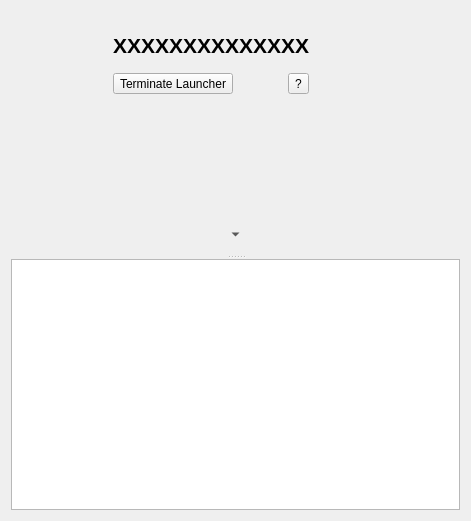
<?xml version="1.0" encoding="UTF-8"?>
<ui version="4.0">
 <class>Widget</class>
 <widget class="QWidget" name="Widget">
  <property name="geometry">
   <rect>
    <x>0</x>
    <y>0</y>
    <width>471</width>
    <height>521</height>
   </rect>
  </property>
  <layout class="QVBoxLayout" name="verticalLayout_3">|
   <item>
    <layout class="QHBoxLayout" name="horizontalLayout_2">
     <item>
      <widget class="QLabel" name="mainIcon">
       <property name="sizePolicy">
        <sizepolicy hsizetype="Maximum" vsizetype="Maximum">
         <horstretch>0</horstretch>
         <verstretch>0</verstretch>
        </sizepolicy>
       </property>
       <property name="minimumSize">
        <size>
         <width>96</width>
         <height>96</height>
        </size>
       </property>
       <property name="maximumSize">
        <size>
         <width>96</width>
         <height>96</height>
        </size>
       </property>
      </widget>
     </item>
     <item>
      <layout class="QVBoxLayout" name="verticalLayout">
       <item>
        <spacer name="verticalSpacer">
         <property name="orientation">
          <enum>Qt::Vertical</enum>
         </property>
         <property name="sizeType">
          <enum>QSizePolicy::Maximum</enum>
         </property>
         <property name="sizeHint" stdset="0">
          <size>
           <width>20</width>
           <height>13</height>
          </size>
         </property>
        </spacer>
       </item>
       <item>
        <widget class="QLabel" name="mainLabel">
         <property name="palette">
          <palette>
           <active>
            <colorrole role="Text">
             <brush brushstyle="SolidPattern">
              <color alpha="255">
               <red>32</red>
               <green>74</green>
               <blue>135</blue>
              </color>
             </brush>
            </colorrole>
           </active>
           <inactive>
            <colorrole role="Text">
             <brush brushstyle="SolidPattern">
              <color alpha="255">
               <red>32</red>
               <green>74</green>
               <blue>135</blue>
              </color>
             </brush>
            </colorrole>
           </inactive>
           <disabled>
            <colorrole role="Text">
             <brush brushstyle="SolidPattern">
              <color alpha="255">
               <red>190</red>
               <green>190</green>
               <blue>190</blue>
              </color>
             </brush>
            </colorrole>
           </disabled>
          </palette>
         </property>
         <property name="font">
          <font>
           <pointsize>16</pointsize>
           <weight>75</weight>
           <bold>true</bold>
          </font>
         </property>
         <property name="text">
          <string>XXXXXXXXXXXXXX</string>
         </property>
        </widget>
       </item>
       <item>
        <layout class="QHBoxLayout" name="horizontalLayout">
         <item>
          <widget class="QToolButton" name="buttonShutdown">
           <property name="text">
            <string>Terminate Launcher</string>
           </property>
          </widget>
         </item>
         <item>
          <spacer name="horizontalSpacer_2">
           <property name="orientation">
            <enum>Qt::Horizontal</enum>
           </property>
           <property name="sizeHint" stdset="0">
            <size>
             <width>18</width>
             <height>20</height>
            </size>
           </property>
          </spacer>
         </item>
         <item>
          <widget class="QToolButton" name="buttonHelp">
           <property name="text">
            <string>?</string>
           </property>
          </widget>
         </item>
        </layout>
       </item>
       <item>
        <spacer name="verticalSpacer_2">
         <property name="orientation">
          <enum>Qt::Vertical</enum>
         </property>
         <property name="sizeType">
          <enum>QSizePolicy::Maximum</enum>
         </property>
         <property name="sizeHint" stdset="0">
          <size>
           <width>17</width>
           <height>13</height>
          </size>
         </property>
        </spacer>
       </item>
      </layout>
     </item>
     <item>
      <spacer name="horizontalSpacer">
       <property name="orientation">
        <enum>Qt::Horizontal</enum>
       </property>
       <property name="sizeHint" stdset="0">
        <size>
         <width>108</width>
         <height>18</height>
        </size>
       </property>
      </spacer>
     </item>
    </layout>
   </item>
   <item>
    <widget class="QSplitter" name="splitter">
     <property name="orientation">
      <enum>Qt::Vertical</enum>
     </property>
     <widget class="QWidget" name="layoutWidget">
      <layout class="QVBoxLayout" name="verticalLayout_2">
       <property name="spacing">
        <number>0</number>
       </property>
       <item>
        <widget class="QScrollArea" name="scrollArea">
         <property name="frameShape">
          <enum>QFrame::NoFrame</enum>
         </property>
         <property name="widgetResizable">
          <bool>true</bool>
         </property>
         <widget class="QWidget" name="scrollAreaWidgetContents">
          <property name="geometry">
           <rect>
            <x>0</x>
            <y>0</y>
            <width>451</width>
            <height>104</height>
           </rect>
          </property>
         </widget>
        </widget>
       </item>
       <item>
        <widget class="QToolButton" name="buttonUpDown">
         <property name="sizePolicy">
          <sizepolicy hsizetype="Minimum" vsizetype="Fixed">
           <horstretch>0</horstretch>
           <verstretch>0</verstretch>
          </sizepolicy>
         </property>
         <property name="text">
          <string>...</string>
         </property>
         <property name="iconSize">
          <size>
           <width>12</width>
           <height>12</height>
          </size>
         </property>
         <property name="autoRaise">
          <bool>true</bool>
         </property>
         <property name="arrowType">
          <enum>Qt::DownArrow</enum>
         </property>
        </widget>
       </item>
      </layout>
     </widget>
     <widget class="QTextBrowser" name="logView">
      <property name="sizePolicy">
       <sizepolicy hsizetype="Expanding" vsizetype="Maximum">
        <horstretch>0</horstretch>
        <verstretch>0</verstretch>
       </sizepolicy>
      </property>
     </widget>
    </widget>
   </item>
  </layout>
 </widget>
 <layoutdefault spacing="6" margin="11"/>
 <resources/>
 <connections/>
</ui>
